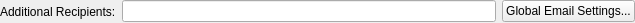
<?xml version="1.0" encoding="UTF-8"?>
<ui version="4.0">
 <class>SendmailBusinessActionWidget</class>
 <widget class="QWidget" name="SendmailBusinessActionWidget">
  <property name="geometry">
   <rect>
    <x>0</x>
    <y>0</y>
    <width>635</width>
    <height>23</height>
   </rect>
  </property>
  <property name="windowTitle">
   <string/>
  </property>
  <layout class="QHBoxLayout" name="horizontalLayout">
   <property name="leftMargin">
    <number>0</number>
   </property>
   <property name="topMargin">
    <number>0</number>
   </property>
   <property name="rightMargin">
    <number>0</number>
   </property>
   <property name="bottomMargin">
    <number>0</number>
   </property>
   <item>
    <widget class="QLabel" name="label">
     <property name="text">
      <string>Additional Recipients:</string>
     </property>
     <property name="buddy">
      <cstring>emailLineEdit</cstring>
     </property>
    </widget>
   </item>
   <item>
    <widget class="QLineEdit" name="emailLineEdit"/>
   </item>
   <item>
    <widget class="QPushButton" name="settingsButton">
     <property name="text">
      <string>Global Email Settings...</string>
     </property>
    </widget>
   </item>
  </layout>
 </widget>
 <resources/>
 <connections/>
</ui>
